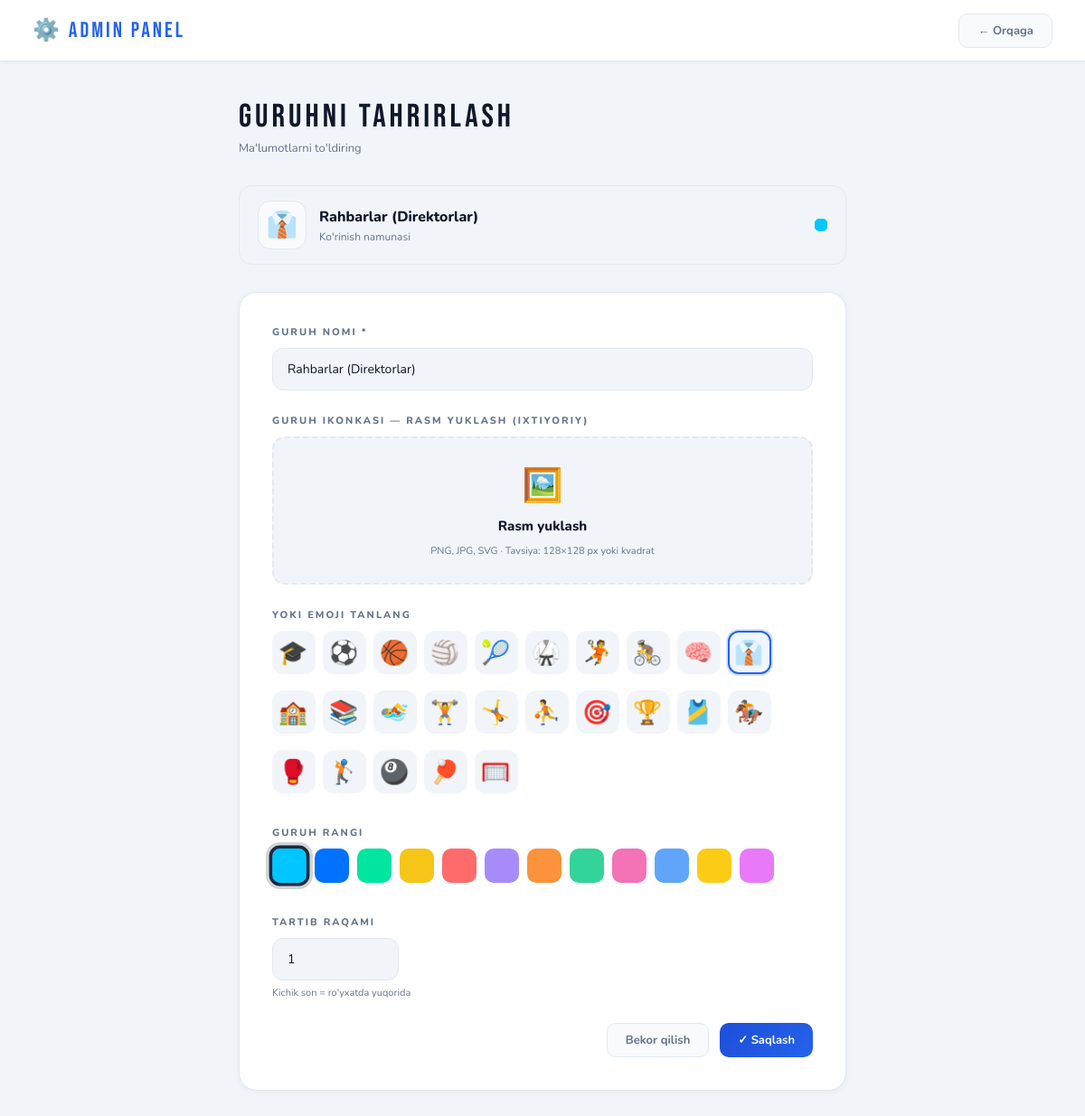
Screenshot of /admin-panel/guruh/1/tahrir/ (signed in) with the database file from the repository.
### jadval/models.py (models this page shows, shortened)
class Guruh(models.Model):
    nom = models.CharField(max_length=200, verbose_name="Guruh nomi")
    rang = models.CharField(max_length=7, default='#00c6ff', verbose_name="Rang (hex)")
    ikonka = models.CharField(max_length=10, default='🎓', verbose_name="Ikonka")
    ikonka_rasm = models.ImageField(upload_to='ikonkalar/', blank=True, null=True, verbose_name="Ikonka rasmi (ixtiyoriy)")
    tartib = models.IntegerField(default=0, verbose_name="Tartib")
    yaratilgan = models.DateTimeField(auto_now_add=True)
    class Meta:
        ordering = ['tartib', 'nom']
        verbose_name = "Guruh"
        verbose_name_plural = "Guruhlar"

### jadval/views.py (the view, shortened to what this page needs)
# urls.py: path('admin-panel/guruh/<int:pk>/tahrir/', views.guruh_edit, name='guruh_edit'),
@login_required(login_url='/admin-panel/login/')
def guruh_edit(request, pk):
    guruh = get_object_or_404(Guruh, pk=pk)
    ICONS = ['🎓','⚽','🏀','🏐','🎾','🥋','🤾','🚴','🧠','👔','🏫','📚','🏊','🏋️','🤸','⛹️','🎯','🏆','🎽','🏇','🥊','🏌️','🎱','🏓','🥅']
    COLORS = ['#00c6ff','#0072ff','#00e5a0','#f5c518','#ff6b6b','#a78bfa','#fb923c','#34d399','#f472b6','#60a5fa','#facc15','#e879f9']
    return render(request, 'jadval/guruh_form.html', {'guruh': guruh, 'icons': ICONS, 'colors': COLORS})

### templates/jadval/guruh_form.html (shortened to what this page needs)
<!DOCTYPE html>
<html lang="uz">
<head>
</head>
<body>
<header>
  <div class="logo">⚙️ ADMIN PANEL</div>
  <a href="{% url 'admin_panel' %}" class="btn btn-out">← Orqaga</a>
</header>
<main>
  <div class="ptitle">{% if guruh %}GURUHNI TAHRIRLASH{% else %}YANGI GURUH{% endif %}</div>
  <div class="psub">Ma'lumotlarni to'ldiring{% if not guruh %}, keyin Excel jadval yuklanadi{% endif %}</div>
  <div class="preview" id="preview">
    <div class="prev-icon" id="prevIcon">{% if guruh and guruh.ikonka_rasm %}<img id="prevImg" src="{{ guruh.ikonka_rasm.url }}">{% else %}<span id="prevEmoji">{{ guruh.ikonka|default:"🎓" }}</span>{% endif %}</div>
    <div>
      <div class="prev-name" id="prevName">{{ guruh.nom|default:"Guruh nomi" }}</div>
      <div class="prev-sub">Ko'rinish namunasi</div>
    </div>
    <div class="prev-dot" id="prevDot" style="background:{{ guruh.rang|default:'#38bdf8' }}"></div>
  </div>
  <div class="card">
    <form method="post" enctype="multipart/form-data">
      <div class="fg">
        <label>Guruh nomi *</label>
        <input type="text" name="nom" id="nomInp" value="{{ guruh.nom|default:'' }}" placeholder="Masalan: Futbol-1 yoki Rahbarlar" required>
      </div>
      <div class="fg">
        <label>Guruh ikonkasi — rasm yuklash (ixtiyoriy)</label>
        <div class="img-upload-zone" id="imgZone" onclick="document.getElementById('imgInp').click()">
          <div style="font-size:36px;">🖼️</div>
          <div style="font-size:15px;font-weight:800;">Rasm yuklash</div>
          <div class="img-note">PNG, JPG, SVG · Tavsiya: 128×128 px yoki kvadrat</div>
        </div>
      </div>
      <div class="fg">
        <label>Yoki emoji tanlang</label>
        <div class="icons-grid">
          {% for icon in icons %}
          <label for="ic{{ forloop.counter }}" class="icon-lbl" onclick="setEmoji('{{ icon }}')">{{ icon }}</label>
          {% endfor %}
        </div>
      </div>
      <div class="fg">
        <label>Guruh rangi</label>
        <div class="colors-grid">
          {% for c in colors %}
          <label for="cl{{ forloop.counter }}" class="color-lbl" style="background:{{ c }}" onclick="setColor('{{ c }}')"></label>
          {% endfor %}
        </div>
      </div>
      <div class="fg">
        <label>Tartib raqami</label>
        <input type="number" name="tartib" value="{{ guruh.tartib|default:0 }}" min="0" style="width:140px">
        <div style="font-size:11px;color:var(--mt);margin-top:6px;">Kichik son = ro'yxatda yuqorida</div>
      </div>
      <div class="form-footer">
        <a href="{% url 'admin_panel' %}" class="btn btn-out">Bekor qilish</a>
        <button type="submit" class="btn btn-pri">
          {% if guruh %}✓ Saqlash{% else %}Keyingisi → Excel Yuklash{% endif %}
        </button>
      </div>
    </form>
  </div>
</main>
</body>
</html>

### templates/jadval/guruh_form.html (style rules this page uses)
:root { --bg:#f1f5f9;--s:#ffffff;--s2:#f8fafc;--s3:#f1f5f9;--bd:#e2e8f0;--ac:#2563eb;--a2:#1d4ed8;--text:#0f172a;--mt:#64748b;--r:14px; }
* { margin:0;padding:0;box-sizing:border-box; }
body { background:var(--bg);color:var(--text);font-family:'Nunito',sans-serif;min-height:100vh; }
header { background:rgba(255,255,255,.98);border-bottom:1px solid var(--bd);padding:0 36px;height:68px;display:flex;align-items:center;justify-content:space-between;box-shadow:0 1px 4px rgba(0,0,0,.06); }
.logo { font-family:'Bebas Neue',sans-serif;font-size:24px;letter-spacing:3px;color:var(--ac); }
.btn { padding:9px 20px;border-radius:10px;font-family:'Nunito',sans-serif;font-size:13px;font-weight:700;cursor:pointer;text-decoration:none;display:inline-flex;align-items:center;gap:6px;transition:all .2s;border:1.5px solid transparent; }
.btn-out { background:var(--s2);border-color:var(--bd);color:var(--mt); }
.btn-pri { background:linear-gradient(135deg,var(--a2),var(--ac));color:#fff;border:none; }
main { max-width:720px;margin:0 auto;padding:40px 24px; }
.ptitle { font-family:'Bebas Neue',sans-serif;font-size:36px;letter-spacing:4px;margin-bottom:4px;color:var(--text); }
.psub { color:var(--mt);font-size:13px;margin-bottom:32px;font-weight:400; }
.card { background:var(--s);border:1.5px solid var(--bd);border-radius:20px;padding:36px;margin-bottom:20px;box-shadow:0 1px 6px rgba(0,0,0,.05); }
.fg { margin-bottom:26px; }
label { display:block;font-size:11px;font-weight:800;color:var(--mt);letter-spacing:2px;text-transform:uppercase;margin-bottom:10px; }
input[type=text],input[type=number] { width:100%;padding:13px 16px;background:var(--s3);border:1.5px solid var(--bd);border-radius:12px;color:var(--text);font-family:'Nunito',sans-serif;font-size:14px;outline:none;transition:border-color .2s; }
.preview { display:flex;align-items:center;gap:14px;background:var(--s3);border:1.5px solid var(--bd);border-radius:14px;padding:16px 20px;margin-bottom:30px; }
.prev-icon { width:54px;height:54px;border-radius:14px;display:flex;align-items:center;justify-content:center;font-size:28px;background:var(--s2);border:1.5px solid var(--bd);overflow:hidden;flex-shrink:0; }
.prev-name { font-weight:800;font-size:16px;color:var(--text); }
.prev-sub { font-size:12px;color:var(--mt);margin-top:3px; }
.prev-dot { width:14px;height:14px;border-radius:5px;margin-left:auto;flex-shrink:0; }
.icons-grid { display:flex;flex-wrap:wrap;gap:8px; }
.icon-lbl { width:48px;height:48px;border-radius:12px;cursor:pointer;display:flex;align-items:center;justify-content:center;font-size:26px;background:var(--s3);border:2px solid transparent;transition:all .15s; }
.icon-inp:checked+.icon-lbl { border-color:var(--ac);background:#eff6ff;box-shadow:0 0 0 2px rgba(37,99,235,.2); }
.colors-grid { display:flex;flex-wrap:wrap;gap:9px; }
.color-lbl { width:38px;height:38px;border-radius:10px;cursor:pointer;border:3px solid transparent;transition:all .15s; }
.color-inp:checked+.color-lbl { border-color:#1e293b;transform:scale(1.18);box-shadow:0 0 0 3px rgba(30,41,59,.2); }
.img-upload-zone { border:2px dashed var(--bd);border-radius:14px;padding:28px; text-align:center;cursor:pointer;transition:all .2s;background:var(--s3); display:flex;flex-direction:column;align-items:center;gap:10px; }
.img-note { font-size:11px;color:var(--mt); }
.form-footer { display:flex;gap:12px;justify-content:flex-end;margin-top:8px; }

### rows the page displays
Guruh: ikonka "👔", nom "Rahbarlar (Direktorlar)", tartib "1"

### other values shown
{{ icon }} "🎓" "⚽" "🏀" "🏐" "🎾" "🥋" "🤾" "🚴" "🧠" "👔" "🏫" "📚" "🏊" "🏋️" "🤸" "⛹️" "🎯" "🏆" "🎽" "🏇" "🥊" "🏌️" "🎱" "🏓" "🥅"
